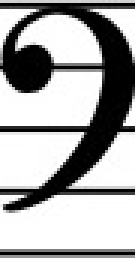
#> input picture resources/templates/clef/bass_1.jpg, 45 x 86 px (shown 3 times larger)
$ python image_segmentation_example.py
#> lines starting #> are read from the running program, lines starting #| are printed output that depends on the picture; after the words box and inside, x2 and y2 are one past the last pixel; in counts of white or black regions, pixels touching at a corner belong together
### music_detection/utils/template.py
from enum import Enum

import cv2

from music_detection.utils.preprocessing_functions import generate_thresholded_image


class Template:
    """
    Holds the image template and the type of template. Should probably better be a generic type
    with the enum type.
    """
    def __init__(self, path: str, enum_type: Enum):
        self.template = generate_thresholded_image(cv2.imread(path), True)
        self.type = enum_type

### music_detection/utils/preprocessing_functions.py
import cv2
import numpy as np


def generate_edge_map(image:np.ndarray, binary_inv:bool=True) -> np.ndarray :
    """
    Perform an edge detection using Canny algorithm on PreprocessingManager.image \n
        :param image: np.ndarray, RGB image to be processed
        :param binary_inv: bool, if true the edges are in white on the resulting edge map. They are black otherwise.
        :return : np.ndarray, binary image containing the edges found
    """
    kernel = np.ones((3, 3), np.float32) / 9
    dst = cv2.filter2D(image, -1, kernel)
    # canny_edge detection
    edges = cv2.Canny(dst, 50, 150, apertureSize=3)

    if binary_inv ==False :
        edges = 255-edges

    return edges


def generate_thresholded_image(image:np.ndarray, binary_inv:bool=True) -> np.ndarray :
    """
    Thresholds PreprocessingManager.image \n
        :param image: np.ndarray, image to be processed
        :param binary_inv: bool, if true the black regions of the original image are in white on the resulting edge map. Otherwise they remain black
        :return: np.ndarray, thresholded image
    """
    im_gray = cv2.cvtColor(image, cv2.COLOR_BGR2GRAY)
    im_blur = cv2.GaussianBlur(im_gray, (3, 3), 0)
    im_adapt_thresh = cv2.adaptiveThreshold(im_blur, 255, cv2.ADAPTIVE_THRESH_MEAN_C,
                        cv2.THRESH_BINARY_INV, 11, 2)
    #Closing operation
    #kernel = cv2.getStructuringElement(cv2.MORPH_RECT, (3, 3))
    #im_morph = cv2.morphologyEx(im_adapt_thresh, cv2.MORPH_CLOSE, kernel)

    im_morph=im_adapt_thresh.copy()

    if binary_inv ==False :
        im_morph=255-im_morph

    return im_morph

### music_detection/utils/StaffRemover.py
from typing import Tuple, List
from enum import Enum
import cv2
import numpy as np
from music_detection.utils.preprocessing_functions import *

def findLines(edges: np.ndarray) -> np.ndarray:
    """
    Finds the staff lines in the edge map
    :param edges: original binary edge map (edges are expected to be in white)
    :return: np.ndarray, array containing the staff lines information
    """
    # find the lines using Hough Transform
    threshold = int(edges.shape[1]/2)
    lines = cv2.HoughLines(edges, 1, np.pi / 180, threshold)
    # sort the lines based on their distance from the origin (top left)
    linesSorted = np.sort(lines, axis=0)
    return linesSorted


def cropImage(img: np.ndarray, splits: np.ndarray) -> List[np.ndarray]:
    """
    Splits the image using the splitting vector
    :param img: the image to be split
    :param splits: list containing splitting lines
    :return: a list of the resulting image crops
    """
    numberOfSplits = int(splits.shape[0])
    crop_img = []
    h = 0
    for i in range(numberOfSplits - 1):
        y = int(splits[i][0])
        h = int(splits[i + 1][0] - splits[i][0])
        crop_img.append(img[y:y + h, :])

    # add the last crop as well - make sure it has the same size as the rest
    last_crop = img[int(splits[-1, 0]):, :]
    if last_crop.shape[0] < h:
        background_color = last_crop[-1, -1]
        for i in range(h - last_crop.shape[0]):
            last_crop = np.append(last_crop, [last_crop.shape[1] * list([background_color])], axis=0)
    else:
        last_crop = last_crop[:h, :]
    crop_img.append(last_crop)
    return crop_img


def removeStaff(binarized_music_score: np.ndarray, staff_lines:np.ndarray, number_of_staves:int) -> np.ndarray :
    """
    Removes the staff lines from a binarized music score \n
     :param binarized_music_score: np.ndarray, binary image of a music score
     :param staff_lines: np.ndarray, staff lines edges obtained with the Hough transform
     :param number_of_staves: int, number of staves in the image
     :return : np.ndarray, music score without its staff lines
    """
    _,width=binarized_music_score.shape
    staff_lines_erased = binarized_music_score.copy()
    for staff_number in range(number_of_staves) :
        for i in range(0,10,2) :# It is assumed that a staff = 5 staff lines
            lower_lim=int(staff_lines[staff_number*10+i,0,0])
            upper_lim=int(staff_lines[staff_number*10+i+1,0,0]+1)
            for col in range(width) :
                if (binarized_music_score[lower_lim-1, col]==0) and (binarized_music_score[upper_lim+1,col]==0) :
                    staff_lines_erased[lower_lim:upper_lim, col]=0

    #Closing operation
    kernel = cv2.getStructuringElement(cv2.MORPH_RECT, (3, 3))
    staff_lines_erased = cv2.morphologyEx(staff_lines_erased, cv2.MORPH_CLOSE, kernel)
    return staff_lines_erased


def staffDetection(img: np.ndarray, removeLines: bool = True) -> Tuple[List[np.ndarray],List[np.ndarray], int]:
    """
    Recognizes the staff lines from the image and crops each individual staff. May also remove the staff lines
    if requested.
    :param img: the rectified image of the music sheet
    :param removeLines: if True, the final image will not contain the staff lines
    :return: a list of staff images, a list of binarized staff images where staff lines have been removed, and the line gap in pixels
    """
    edge_map =generate_edge_map(img)
    im_morph = generate_thresholded_image(img)
    img = cv2.cvtColor(img, cv2.COLOR_BGR2GRAY)
    img = 255 - img

    staffLines = findLines(edge_map)
    # find number of all the staff lines
    numberOfLines = int(staffLines.shape[0] / 2)
    # find number of staves (in twinkle case it is 3)
    numberOfStave = int(numberOfLines / 5)
    # find line Gap
    lineGap = staffLines[3, 0][0] - staffLines[1, 0][0]
    # make an empty matrix
    splittingLines = np.zeros((numberOfStave, 2))
    # split the title
    splittingLines[0,0] = staffLines[0, 0][0] - round((staffLines[10, 0][0] - staffLines[9, 0][0]) / 2)
    splittingLines[0,1] = staffLines[0, 0][1]
    for i in range(numberOfStave -1):
        s = 10 * (i + 1)
        splittingLines[i + 1][0] = staffLines[s - 1, 0][0] + round((staffLines[s, 0][0] - staffLines[s - 1, 0][0]) / 2)
        splittingLines[i + 1][1] = staffLines[s - 1, 0][1]

    if removeLines:
        im_morph = removeStaff(im_morph, staffLines, numberOfStave)
    staff_crop = cropImage(img, splittingLines)
    staff_bin_crop = cropImage(im_morph, splittingLines)

    return staff_crop, staff_bin_crop, int(lineGap)

### music_detection/staff.py

import numpy as np
import cv2

from .measure import Measure
from .key_enum import KeyEnum
from .time_enum import TimeSignatureEnum
from .utils.template_manager import TemplateManager
from .utils.template_matching import pick_template


class Staff:
    def __init__(self, image: np.ndarray, line_gap):
        """
        Initialize the staff with a binary image and the line gap of the staff
        :param image:
        :param line_gap:
        """
        self.key = KeyEnum.UNDEFINED
        self.scale = 0  # the scale is represented as the number of sharps / flats attached to the key
        self.time_signature = TimeSignatureEnum.UNDEFINED
        self.measure_list = []
        self.line_gap = line_gap
        self.image = image #Actual picture of the staff
        self.tempo = 120 #overall tempo of the music score in bpm, default MIDI value is 120 bpm

    def segment_and_divide_staff(self, staff_img:np.ndarray) -> None:
        """
        Extracts the different elements in the staff image, and splits it into several measures
         :param staff_img: binary image of the staff, where staff lines have been removed.
        The notes, accidentals, etc... are expected to be in white.
        """
        res_array=cv2.connectedComponentsWithStats(self.image, connectivity=8)
        stats = res_array[2]
        stats=stats[stats[:,0].argsort()]
        bar_lines_index=self.__extract_bar_lines_info(stats)

        xmid_prec=0
        prec_index = 1
        for index in bar_lines_index :
            bar_line_info = stats[index]
            xmid = int(bar_line_info[0]+bar_line_info[2]/2)
            elements_info = stats[prec_index:index,:]
            elements_info[:,0] -= xmid_prec
            measure = Measure(staff_img[:, xmid_prec:xmid+1], elements_info, self.line_gap)
            if self.key != KeyEnum.UNDEFINED:
                measure.key = self.key
                measure.scale = self.scale
                measure.time_signature = self.time_signature
            measure.identify_elements()
            self.measure_list.append(measure)
            xmid_prec = xmid
            prec_index=index+1

            if self.key == KeyEnum.UNDEFINED and measure.key != KeyEnum.UNDEFINED:
                self.key = measure.key
                self.scale = measure.scale
                self.time_signature = measure.time_signature

    def __extract_bar_lines_info(self, stats:np.ndarray) -> np.ndarray :
        """
        Finds the bar lines in a list of element information
         :param stats: np.ndarray, list containing the element information, in the following order :
        [x_upper_left_corner, y_upper_left_corner, width, height,_]
         :return: np.ndarray, contains the indexes of the bar lines information in stats
        """
        ratio = stats[:,3]/stats[:,2]
        bar_lines_index = np.where(ratio > 10.0)[0]
        return bar_lines_index

### music_detection/utils/template_manager.py
import glob
import os

from music_detection.accidentals_enum import AccidentalsEnum
from music_detection.key_enum import KeyEnum
from music_detection.rest_enum import RestsEnum
from music_detection.time_enum import TimeSignatureEnum
from music_detection.utils.template import Template


class TemplateManager:
    """
    Holds the image templates for all the templates used in template matching.
    """
    def __init__(self, path):
        self.path = path
        self.clef = []
        self.time_signature = []
        self.rests = []
        self.accidentals = []
        self.__build_clef_template()
        self.__build_time_template()
        self.__build_rests_template()
        self.__build_accidentals_template()

    def __build_clef_template(self):
        """
        Create the template vector for the keys / clefs. It is expected that the template
        names start with bass, treble, or alto.
        """
        for clef in glob.glob(os.path.join(self.path, "clef/*")):
            if "bass" in clef:
                clef_type = KeyEnum.FA
            else:
                if "treble" in clef:
                    clef_type = KeyEnum.SOL
                else:
                    clef_type = KeyEnum.DO
            self.clef.append(Template(clef, clef_type))
#> in generate_thresholded_image, image is the input picture: shape (86, 45, 3); min 0, max 255, mean 167.3
#> in generate_thresholded_image, `im_adapt_thresh = cv2.adaptiveThreshold(im_blur, 255, cv2.ADAPTIVE_THR..`:
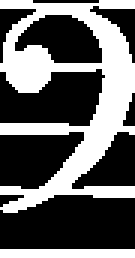
#> im_adapt_thresh: shape (86, 45) (shown 3 times larger); 38.9% white; 2 white regions, box (x1, y1, x2, y2) and area: (0, 0, 45, 71) 1369, (0, 83, 45, 86) 135
#> pass 2 of the loop in __build_clef_template, `for clef in glob.glob(os.path.join(self.path, "clef/*")):`:
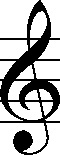
#> input picture resources/templates/clef/treble_1.jpg, 60 x 155 px
#> im_gray: shape (155, 60)
#> in generate_thresholded_image, image is the input picture: shape (155, 60, 3); min 0, max 255, mean 174.2
#> in generate_thresholded_image (call 2), `im_blur = cv2.GaussianBlur(im_gray, (3, 3), 0)`:
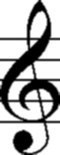
#> im_blur: shape (155, 60); min 0, max 255, mean 174.1
#> in generate_thresholded_image (call 2), `im_adapt_thresh = cv2.adaptiveThreshold(im_blur, 255, cv2.ADAPTIVE_THR..`:
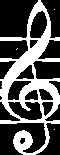
#> im_adapt_thresh: shape (155, 60); 34.3% white; 4 white regions (3 under 20 px), largest, box (x1, y1, x2, y2) and area: (0, 0, 60, 155) 3183
#> pass 3 of the loop in __build_clef_template, `for clef in glob.glob(os.path.join(self.path, "clef/*")):`:
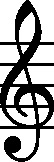
#> input picture resources/templates/clef/treble_2.jpg, 54 x 162 px
#> im_gray: shape (162, 54)
#> in generate_thresholded_image, image is the input picture: shape (162, 54, 3); min 0, max 255, mean 163.8
#> in generate_thresholded_image (call 3), `im_blur = cv2.GaussianBlur(im_gray, (3, 3), 0)`:
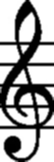
#> im_blur: shape (162, 54); min 0, max 255, mean 163.7
#> in generate_thresholded_image (call 3), `im_adapt_thresh = cv2.adaptiveThreshold(im_blur, 255, cv2.ADAPTIVE_THR..`:
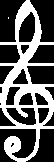
#> im_adapt_thresh: shape (162, 54); 35.7% white; 2 white regions (1 under 20 px), largest, box (x1, y1, x2, y2) and area: (0, 0, 54, 162) 3119

    def __build_time_template(self) -> None:
        """
        Create the template vector for time signatures. The enum is built by forming a tuple
        with the first 2 characters in the template name.
        """
        for time in glob.glob(os.path.join(self.path, "time/*")):
            name = os.path.splitext(os.path.basename(time))[0]
            if name == "common":
                time_type = TimeSignatureEnum.COMMON
            else:
                time_type = TimeSignatureEnum((int(name[0]), int(name[1])))
            self.time_signature.append(Template(time, time_type))

    def __build_rests_template(self):
        for rests in glob.glob(os.path.join(self.path, "rests/*")):
            if "half_rest_1" in rests:
                rests_type = RestsEnum.HALF
            else:
                if "whole_rest" in rests:
                    rests_type = RestsEnum.WHOLE
                else:
                    if "quarter_rest" in rests:
                        rests_type = RestsEnum.QUARTER
                    else:
                        rests_type = RestsEnum.EIGHTH
            self.rests.append(Template(rests, rests_type))

    def __build_accidentals_template(self):
        for accidentals in glob.glob(os.path.join(self.path, "accidentals/*")):
            if "flat" in accidentals:
                accidentals_type = AccidentalsEnum.FLAT
            else:
                if "sharp" in accidentals:
                    accidentals_type = AccidentalsEnum.SHARP
                else:
                    accidentals_type = AccidentalsEnum.NATURAL
            self.accidentals.append(Template(accidentals, accidentals_type))

### examples/image_segmentation/image_segmentation_example.py
import cv2
import os, sys

sys.path.append(os.getcwd())

from music_detection.utils.StaffRemover import *
from music_detection.staff import Staff
from music_detection.measure import Measure

def draw_elements(measure:Measure) -> np.ndarray :
    """Small function that draws rectangles over the different elements in the measure image"""
    measure_img = measure.image.copy()
    for element in measure.elements_info :
        xstart, ystart, width, height,_=element
        cv2.rectangle(measure_img, (xstart-2, ystart-2), (xstart+width+2, ystart+height+2), (0,0,255),2)
    return measure_img

img = cv2.imread("resources/test_images/music_score.jpeg")
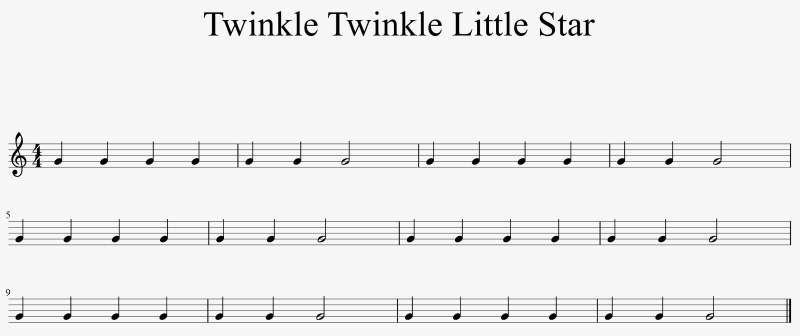
#> input picture resources/test_images/music_score.jpeg, 1600 x 671 px, found by its file name (shown at 1/2 size)
#> img is the input picture: shape (671, 1600, 3); min 0, max 255, mean 238.2
if img.shape[0] == 0 :
        raise FileNotFoundError("can't open file")

staves, staves_bin,_ = staffDetection(img)
#> in generate_edge_map, `edges = cv2.Canny(dst, 50, 150, apertureSize=3)`: edges: shape (671, 1600); 5.2% white in thin lines or dots
#> in generate_thresholded_image (call 4), `im_adapt_thresh = cv2.adaptiveThreshold(im_blur, 255, cv2.ADAPTIVE_THR..`: im_adapt_thresh: shape (671, 1600); 8.6% white; 33 white regions (1 under 20 px), largest, box (x1, y1, x2, y2) and area: (16, 591, 1583, 647) 28629, (16, 264, 1583, 354) 27793, (16, 436, 1583, 492) 25834
#> in staffDetection, `img = 255 - img`:
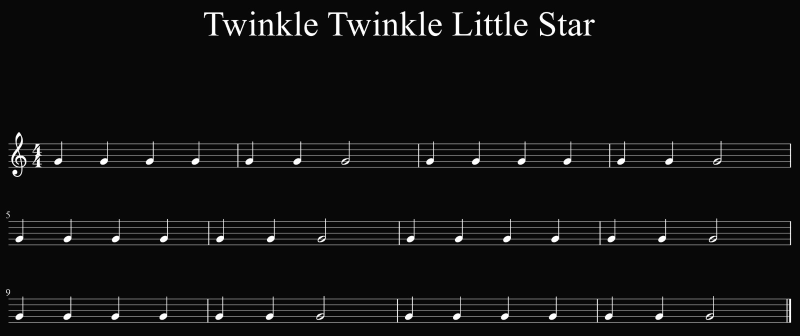
#> img: shape (671, 1600) (shown at 1/2 size); min 0, max 255, mean 16.8
#> in findLines, `lines = cv2.HoughLines(edges, 1, np.pi / 180, threshold)`: lines = 30 rows, first 8: [488, 1.57], [643, 1.57], [335, 1.57], [491, 1.57], [646, 1.57], [599, 1.57], [444, 1.57], [611, 1.57]
#> in findLines, `linesSorted = np.sort(lines, axis=0)`: linesSorted = 30 rows, first 8: [286, 1.57], [289, 1.57], [298, 1.57], [301, 1.57], [309, 1.57], [312, 1.57], [321, 1.57], [324, 1.57]
#> in staffDetection, `staffLines = findLines(edge_map)`: staffLines has the same summary as linesSorted in findLines
#> in staffDetection, `lineGap = staffLines[3, 0][0] - staffLines[1, 0][0]`: lineGap = 12
#> after the loop in staffDetection, `for i in range(numberOfStave -1):`: splittingLines = [[233, 1.57], [388, 1.57], [543, 1.57]]
#> after the loop in removeStaff, `for staff_number in range(number_of_staves) :`:
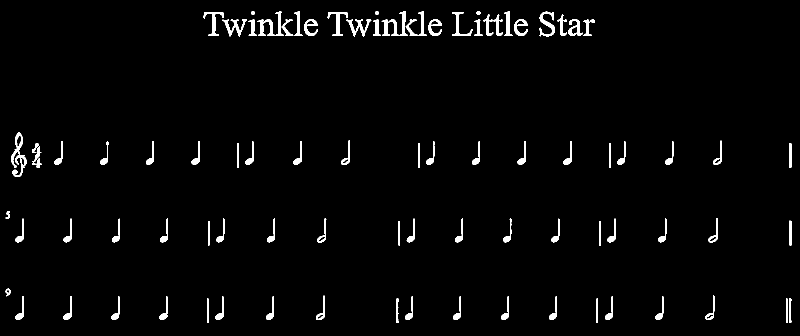
#> staff_lines_erased: shape (671, 1600) (shown at 1/2 size); 2.3% white; 88 white regions, largest, box (x1, y1, x2, y2) and area: (23, 264, 53, 354) 912, (515, 22, 568, 72) 812, (763, 22, 816, 72) 793
#> in removeStaff, `staff_lines_erased = cv2.morphologyEx(staff_lines_erased, cv2.MORPH_CL..`: staff_lines_erased: shape (671, 1600); 2.3% white; 79 white regions, largest, box (x1, y1, x2, y2) and area: (746, 22, 854, 72) 1650, (497, 22, 605, 72) 1625, (23, 264, 53, 354) 943
#> the loop in cropImage, `for i in range(numberOfSplits - 1):` made 2 passes
#> (y, h) on passes 1 to 2: (233, 155), (388, 155)
#> after the loop in cropImage, `for i in range(numberOfSplits - 1):`: crop_img = 2 items
#> in cropImage, `background_color = last_crop[-1, -1]`: background_color = 8
#> in staffDetection, `staff_crop = cropImage(img, splittingLines)`: staff_crop = 3 items
#> the loop in cropImage (call 2), `for i in range(numberOfSplits - 1):` made 2 passes
#> in cropImage (call 2), `last_crop = img[int(splits[-1, 0]):, :]`:
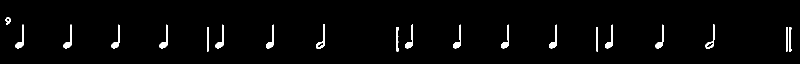
#> last_crop: shape (128, 1600) (shown at 1/2 size); 2.2% white; 20 white regions, largest, box (x1, y1, x2, y2) and area: (127, 49, 143, 97) 267, (1098, 49, 1114, 97) 265, (431, 49, 447, 97) 264
#> in cropImage (call 2), `background_color = last_crop[-1, -1]`: background_color = 0
#> after the loop in cropImage (call 2), `for i in range(h - last_crop.shape[0]):`:
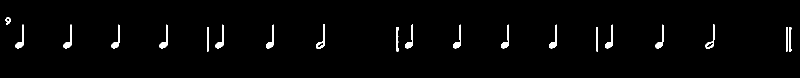
#> last_crop: shape (155, 1600) (shown at 1/2 size); 1.8% white; 20 white regions, largest, box (x1, y1, x2, y2) and area: (127, 49, 143, 97) 267, (1098, 49, 1114, 97) 265, (431, 49, 447, 97) 264
#> in staffDetection, `staff_bin_crop = cropImage(im_morph, splittingLines)`: staff_bin_crop = 3 items
#> staves = 3 items; staves_bin = 3 items

staff =Staff(staves[0], None)
#> in __init__, `self.image = image`:
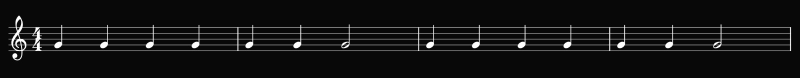
#> self.image: shape (155, 1600) (shown at 1/2 size); min 0, max 255, mean 18.3
staff.segment_and_divide_staff(staves_bin[0])
#> in segment_and_divide_staff, `stats = res_array[2]`: stats = [[17, 44, 1429, 56, 41], [0, 0, 1600, 155, 247959]]
#> in segment_and_divide_staff, `stats=stats[stats[:,0].argsort()]`: stats = [[0, 0, 1600, 155, 247959], [17, 44, 1429, 56, 41]]
#> in __extract_bar_lines_info, `ratio = stats[:,3]/stats[:,2]`: ratio = [0.0969, 0.0392]
#> in __extract_bar_lines_info, `bar_lines_index = np.where(ratio > 10.0)[0]`: bar_lines_index = empty array
#> after the loop in segment_and_divide_staff, `for index in bar_lines_index :`: self.measure_list = []; self.scale = 0

for i,measure in enumerate(staff.measure_list) :
    cv2.imshow(str(i), draw_elements(measure))
#> this loop made 0 passes
cv2.waitKey()
